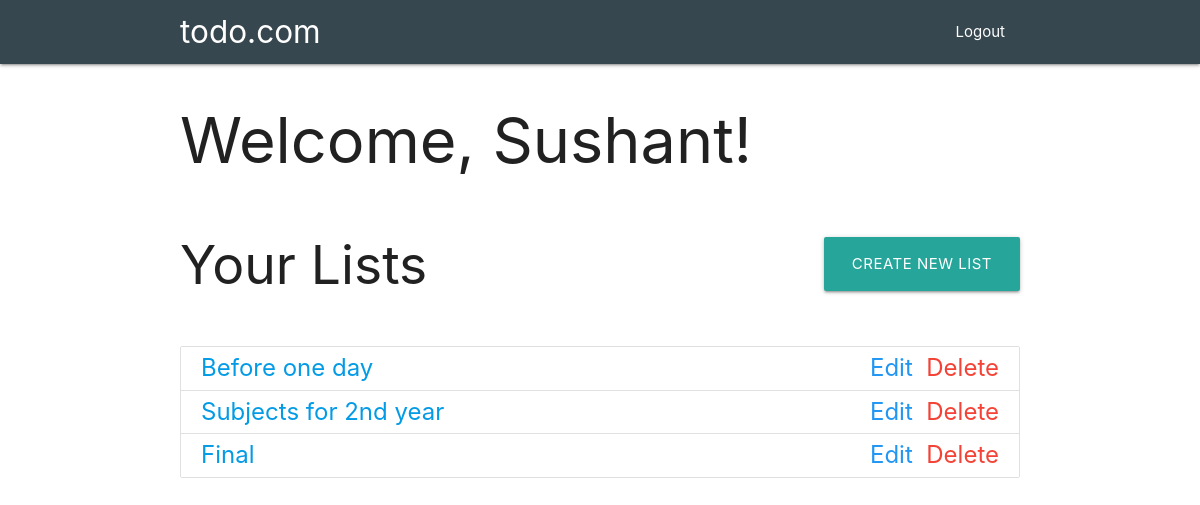
The page /dashboard (signed in) on the database as committed earlier.
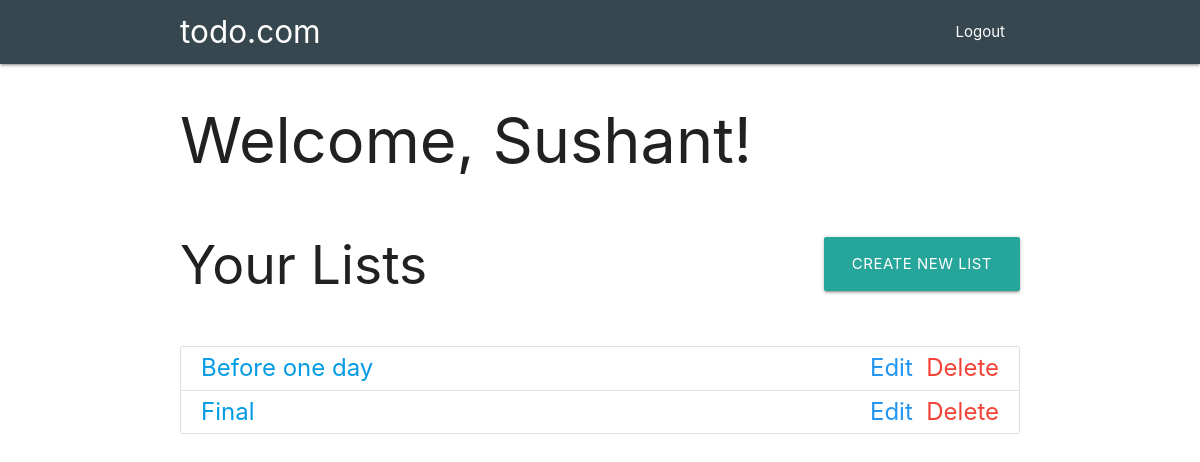
The same page on the database as committed later.
### tables this page shows
CREATE TABLE lists(
        id INTEGER PRIMARY KEY AUTOINCREMENT,
        listname VARCHAR(32) UNIQUE,
        created_by VARCHAR(32),
        created_on VARCHAR(32)
    );

### app.py (the view)
@app.route('/dashboard', methods=['GET'])
def dashboard():
    if 'username' in session:
        username = session['username']
        lists = model.getList(username)
        return render_template('dashboard.html', username=username, lists=lists)
    else:
        return redirect(url_for('login'))

### app.py (called while the page is built)
@app.before_request
def before_request():
    g.username = None
    g.admin_username = None
    if 'username' in session:
        g.username = session['username']
    if 'admin_username' in session:
        g.admin_username = session['admin_username']

### model.py (called while the page is built)
def getList(username):
    connection = sqlite3.connect('main.db', check_same_thread=False)
    cursor = connection.cursor()
    cursor.execute("""SELECT listname FROM lists WHERE created_by LIKE '{username}' ORDER BY created_on DESC;""".format(username=username))
    db_lists = cursor.fetchall()
    lists  = []
    for i in range(len(db_lists)):
        list_name = db_lists[i][0]
        lists.append(list_name)
    connection.commit()
    cursor.close()
    connection.close()
    if db_lists is None:
        pass
    else:
        return lists

### templates/dashboard.html (shortened to what this page needs)
{% extends 'structure.html' %}
{% block body %}
<nav class="blue-grey darken-3" role="navigation">
    <div class="nav-wrapper container"><a id="logo-container" href="/" class="brand-logo">todo.com</a>
        <ul class="right hide-on-med-and-down">
            <li><a href="/logout">Logout</a></li>
        </ul>
    </div>
</nav>
<div class="container">
    <h1>Welcome, {{ username }}!</h1>
    <div id="lists">
        <h2>Your Lists</h2>
        <a class="btn-large" href="/createList">Create New List</a>
    </div>
    <br>
    <ul class="collection" id="fontincrease">
        {% for i in lists %}
        <li class="collection-item"><div><a href="/list/{{ i }}">{{ i }}</a><div class="secondary-content"><a class="blue-text" href="/list/edit/{{ i }}">Edit</a>&nbsp;&nbsp;<a class="red-text" href="/list/delete/{{ i }}">Delete</a></div></div></li>
        {% endfor %}
    </ul>
</div>
{% endblock body %}

### templates/structure.html (shortened to what this page needs)
<!doctype html>
<html lang="en">
    <head>
        <link rel="stylesheet" href="http://127.0.0.1:5000/static/css/style.css">
        <link rel="stylesheet" href="https://cdnjs.cloudflare.com/ajax/libs/materialize/1.0.0/css/materialize.min.css">
    </head>
    <body>
        {% block body %}
        {% endblock body %}
    </body>
</html>

### static/css/style.css (style rules this page uses)
#lists h2 { display: inline-flex; justify-content: flex-start; }
#lists a { display: inline-flex; justify-content: flex-end; float: right; margin-top: 37px; }
#fontincrease { font-size: 24px !important; }

Rows that differ between the two databases and show on the page:
removed lists: listname "Subjects for 2nd year"
